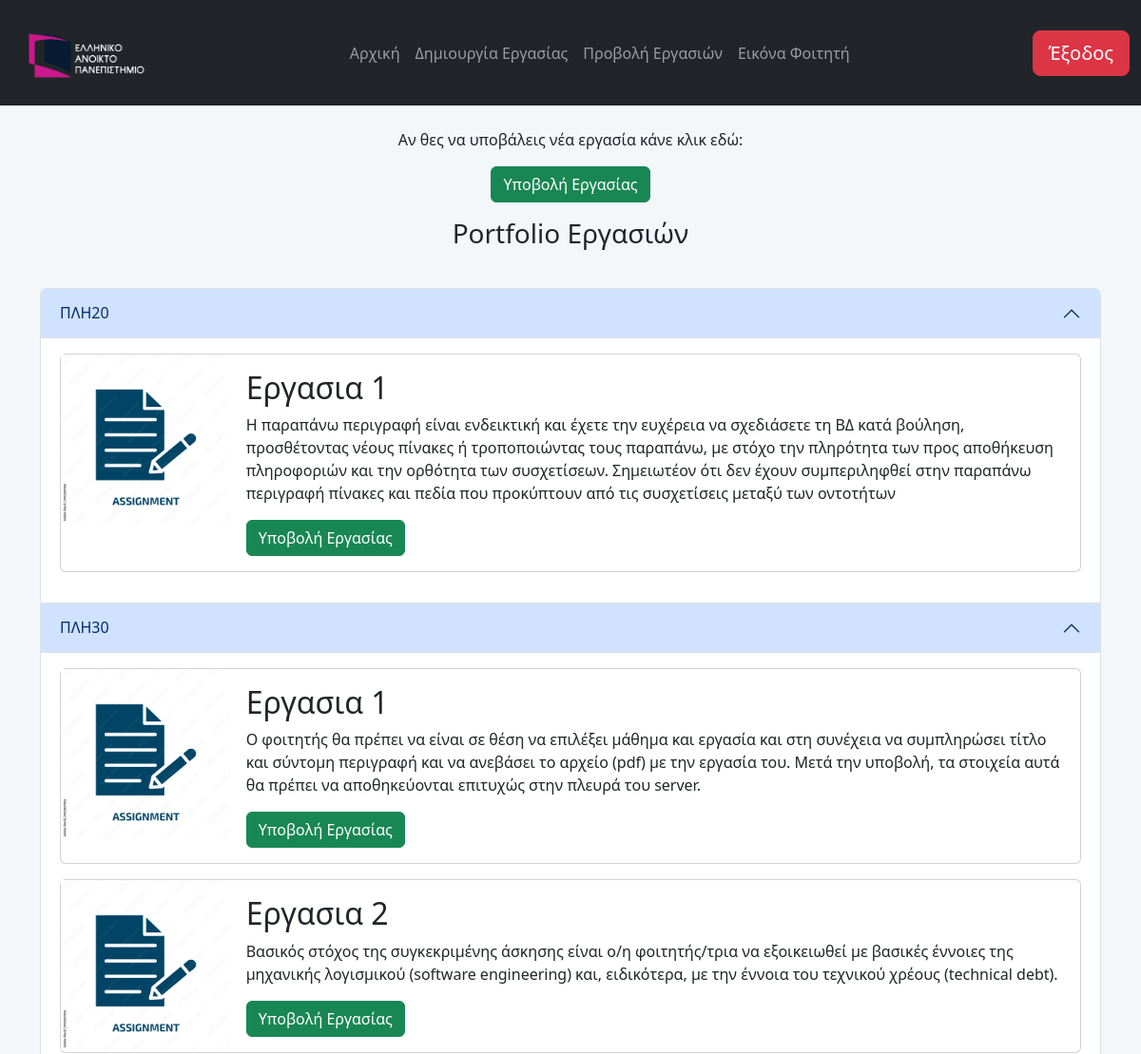
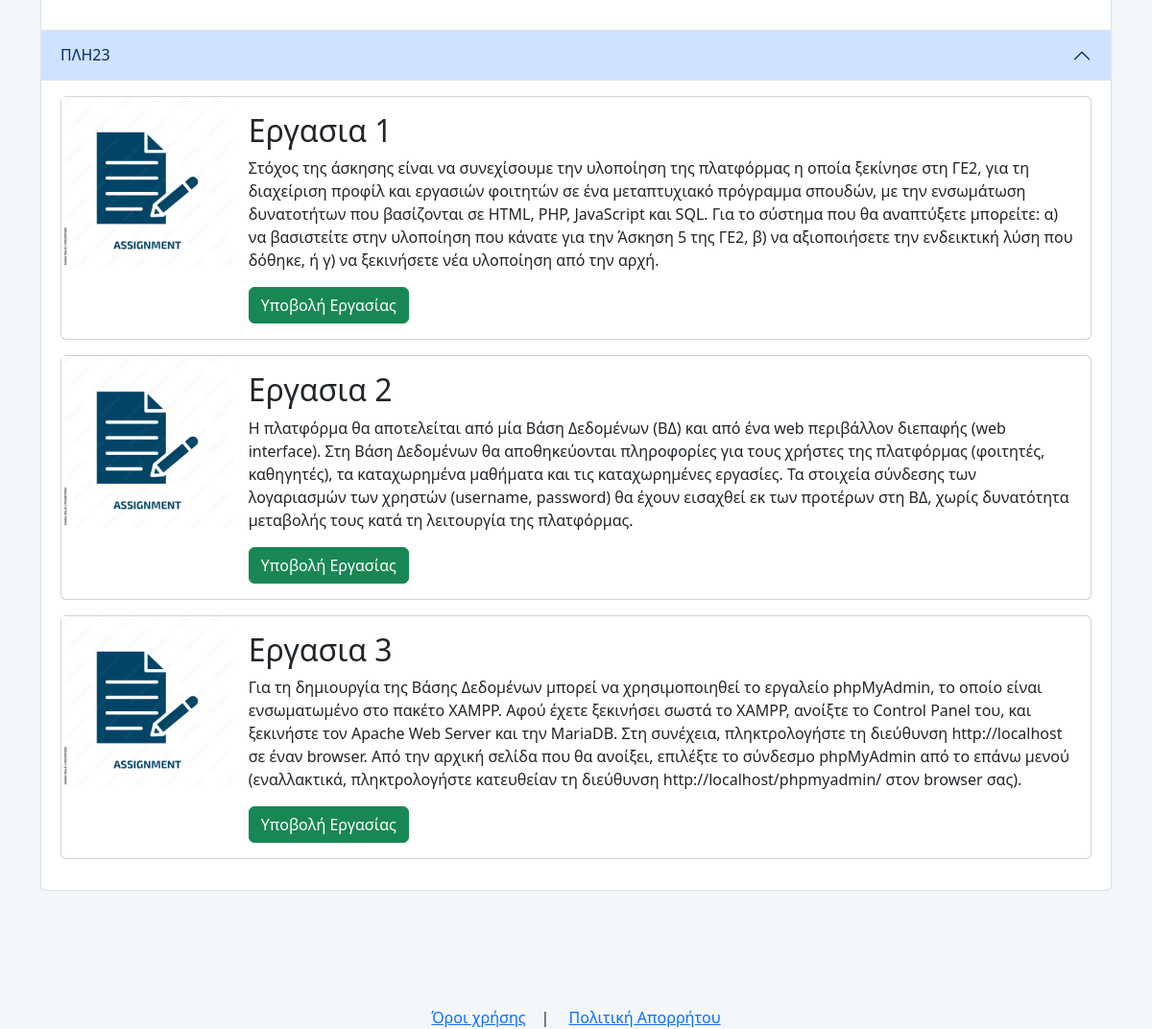
The app's page /portfolio.php (signed in) with its own data (2 pictures, top to bottom).
### tables this page shows
CREATE TABLE `courses` (
  `course_id` int(11) NOT NULL,
  `course_title` varchar(255) NOT NULL
);

CREATE TABLE `assignment_description` (
  `assignment_id` int(11) NOT NULL,
  `assignment_title` varchar(255) NOT NULL,
  `assignment_text` text NOT NULL,
  `assignment_image` varchar(255) DEFAULT NULL,
  `course_id` int(11) NOT NULL
);

### portfolio.php (the view, shortened to what this page needs)
<!DOCTYPE html>
<html lang="el">
<head>
    <link href="https://cdn.jsdelivr.net/npm/bootstrap@5.3.0-alpha3/dist/css/bootstrap.min.css" rel="stylesheet">
    <link rel="stylesheet" href="style.css">
</head>
<body>
    <header class="navbar navbar-expand-lg navbar-dark bg-dark">
    <?php
    include('config.php');
    ?>
        <div class="container-fluid">
            <a class="navbar-brand" href="index.php">
                <img src="img/logo.png" alt="logo" class="logo">
            </a>
            <div class="collapse navbar-collapse" id="navbarSupportedContent">
                <ul class="navbar-nav mx-auto">
                    <li class="nav-item active">
                        <a class="nav-link" href="index.php">Αρχική</a>
                    </li>
                    <?php if (isset($_SESSION['role']) && $_SESSION['role'] == 'professor') {
                        echo '<li class="nav-item">
                        <a class="nav-link" href="create_ergasia.php">Δημιουργία Εργασίας</a>
                        </li>
                        <li class="nav-item">
                            <a class="nav-link" href="view_ergasies.php">Προβολή Εργασιών</a>
                        </li>
                        <li class="nav-item">
                            <a class="nav-link" href="view_foititis.php">Εικόνα Φοιτητή</a>
                        </li>';
                    } ?>
                </ul>
                <?php if (isset($_SESSION['user_id'])) {
                    echo '<button type="button" class="btn btn-danger btn-lg"><a href="logout.php"
                            class="nav-link">Έξοδος</a></button>';
                } else {
                    echo '<button type="button" class="btn btn-primary btn-lg"><a href="login.html"
                            class="nav-link">Είσοδος</a></button>';
                }
                ?>
            </div>
        </div>
    </header>
    <div class="container main my-4">
        <div class="mb-4 text-center">
            <p>Αν θες να υποβάλεις νέα εργασία κάνε κλικ εδώ:</p>
            <a href="ergasia.php"><button class="btn btn-success">Υποβολή Εργασίας</button></a>
            <h3 class="py-3">Portfolio Εργασιών</h3>
        </div>
        <div class="accordion" id="coursesAccordion">
        <?php
            $sql_courses = "SELECT * FROM courses";
            $result_courses = $conn->query($sql_courses);
            if ($result_courses->num_rows > 0) {
                while ($course = $result_courses->fetch_assoc()) {
                    $course_id = $course['course_id'];
                    $course_title = $course['course_title'];
                    $sql_assignments = "SELECT * FROM assignment_description WHERE course_id = $course_id";
                    $result_assignments = $conn->query($sql_assignments);
                    if ($result_assignments->num_rows > 0) {
                        ?>
                        <div class="accordion-item">
                            <h2 class="accordion-header">
                                <button class="accordion-button" type="button" data-bs-toggle="collapse"
                                    data-bs-target="#course<?php echo $course_id; ?>">
                                    <?php echo $course_title; ?>
                                </button>
                            </h2>
                            <div id="course<?php echo $course_id; ?>" class="accordion-collapse collapse show"
                                data-bs-parent="#coursesAccordion">
                                <div class="accordion-body">
                                    <?php
                                    while ($assignment = $result_assignments->fetch_assoc()) {
                                        $is_submitted = false;
                                        ?>
                                        <div class="card mb-3">
                                            <div class="row g-0">
                                                <div class="col-md-2">
                                                    <img src="<?php echo 'uploads/' . $assignment['assignment_image']; ?>"
                                                        class="img-fluid">
                                                </div>
                                                <div class="col-md-10">
                                                    <div class="card-body">
                                                        <h2 class="card-title"><?php echo $assignment['assignment_title']; ?></h2>
                                                        <p class="card-text"><?php echo $assignment['assignment_text']; ?></p>
                                                        <?php if ($is_submitted) { ?>
                                                            <button class="btn btn-secondary" disabled>Υποβλήθηκε</button>
                                                        <?php } else { ?>
                                                            <a href="ergasia.php?id=<?php echo $assignment['assignment_id']; ?>">
                                                                <button class="btn btn-success">Υποβολή Εργασίας</button>
                                                            </a>
                                                        <?php } ?>
                                                    </div>
                                                </div>
                                            </div>
                                        </div>
                                        <?php
                                    }
                                    ?>
                                </div>
                            </div>
                        </div>
                        <?php
                    }
                }
            } else {
                echo '<div class="alert alert-info">Δεν υπάρχουν διαθέσιμα μαθήματα.</div>';
            }
            ?>
        </div>
    </div>
    <br>
    <br>
    <br>
    <br>
    <footer class="footer">
        <div class="container text-center">
            <a href="pdf/terms.pdf" target="_blank">Όροι χρήσης</a>&emsp;|&emsp;
            <a href="pdf/privacy.pdf" target="_blank">Πολιτική Απορρήτου</a>
        </div>
    </footer>
</body>
</html>

### style.css (style rules this page uses)
body { font-family: 'Segoe UI', Tahoma, Geneva, Verdana, sans-serif; background-color: #f4f7fa; margin: 0; padding: 0; }
.logo { height: 80px; margin-left: 5px; margin-top: 5px; }

### records on screen
courses: course_title "ΠΛΗ20"
assignment_description: assignment_image (picture), assignment_title "Εργασια 1", assignment_text "Η παραπάνω περιγραφή είναι ενδεικτική και έχετε την ευχέρεια να σχεδιάσετε τη ΒΔ κατά βούληση, προσθέτοντας νέους πίνακες ή τροποποιώντας τους παραπάνω, με στόχο την πληρότητα των προς αποθήκευση πληροφοριών και την ορθότητα των συσχετίσεων. Σημειωτέον ότι δεν έχουν συμπεριληφθεί στην παραπάνω περιγραφή πίνακες και πεδία που προκύπτουν από τις συσχετίσεις μεταξύ των οντοτήτων"
courses: course_title "ΠΛΗ30"
assignment_description: assignment_image (picture), assignment_title "Εργασια 1", assignment_text "Ο φοιτητής θα πρέπει να είναι σε θέση να επιλέξει μάθημα και εργασία και στη συνέχεια να συμπληρώσει τίτλο και σύντομη περιγραφή και να ανεβάσει το αρχείο (pdf) με την εργασία του. Μετά την υποβολή, τα στοιχεία αυτά θα πρέπει να αποθηκεύονται επιτυχώς στην πλευρά του server."
assignment_description: assignment_image (picture), assignment_title "Εργασια 2", assignment_text "Βασικός στόχος της συγκεκριμένης άσκησης είναι ο/η φοιτητής/τρια να εξοικειωθεί με βασικές έννοιες της μηχανικής λογισμικού (software engineering) και, ειδικότερα, με την έννοια του τεχνικού χρέους (technical debt)."
courses: course_title "ΠΛΗ23"
assignment_description: assignment_image (picture), assignment_title "Εργασια 1", assignment_text "Στόχος της άσκησης είναι να συνεχίσουμε την υλοποίηση της πλατφόρμας η οποία ξεκίνησε στη ΓΕ2, για τη διαχείριση προφίλ και εργασιών φοιτητών σε ένα μεταπτυχιακό πρόγραμμα σπουδών, με την ενσωμάτωση δυνατοτήτων που βασίζονται σε HTML, PHP, JavaScript και SQL. Για το σύστημα που θα αναπτύξετε μπορείτε: α) να βασιστείτε στην υλοποίηση που κάνατε για την Άσκηση 5 της ΓΕ2, β) να αξιοποιήσετε την ενδεικτική λύση που δόθηκε, ή γ) να ξεκινήσετε νέα υλοποίηση από την αρχή."
assignment_description: assignment_image (picture), assignment_title "Εργασια 2", assignment_text "Η πλατφόρμα θα αποτελείται από μία Βάση Δεδομένων (ΒΔ) και από ένα web περιβάλλον διεπαφής (web interface). Στη Βάση Δεδομένων θα αποθηκεύονται πληροφορίες για τους χρήστες της πλατφόρμας (φοιτητές, καθηγητές), τα καταχωρημένα μαθήματα και τις καταχωρημένες εργασίες. Τα στοιχεία σύνδεσης των λογαριασμών των χρηστών (username, password) θα έχουν εισαχθεί εκ των προτέρων στη ΒΔ, χωρίς δυνατότητα μεταβολής τους κατά τη λειτουργία της πλατφόρμας."
assignment_description: assignment_image (picture), assignment_title "Εργασια 3", assignment_text "Για τη δημιουργία της Βάσης Δεδομένων μπορεί να χρησιμοποιηθεί το εργαλείο phpMyAdmin, το οποίο είναι ενσωματωμένο στο πακέτο XAMPP. Αφού έχετε ξεκινήσει σωστά το XAMPP, ανοίξτε το Control Panel του, και ξεκινήστε τον Apache Web Server και την MariaDB. Στη συνέχεια, πληκτρολογήστε τη διεύθυνση http://localhost σε έναν browser. Από την αρχική σελίδα που θα ανοίξει, επιλέξτε το σύνδεσμο phpMyAdmin από το επάνω μενού (εναλλακτικά, πληκτρολογήστε κατευθείαν τη διεύθυνση http://localhost/phpmyadmin/ στον browser σας)."
